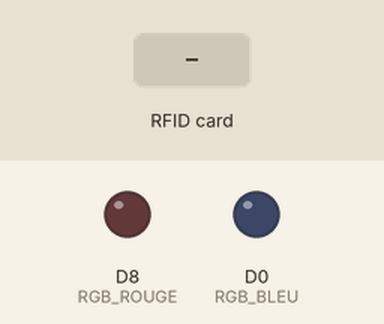
This sketch was run on a simulated ESP8266 (NodeMCU). On the bench: output pins drawn as LEDs (lit = HIGH). Inputs (shaded band) come from the test bench. What the sketch prints to the serial monitor is not drawn.

Above: at 1.2 s.
1.3 s: RFID card F9 97 94 A3 held to the reader
At 1.6 s:
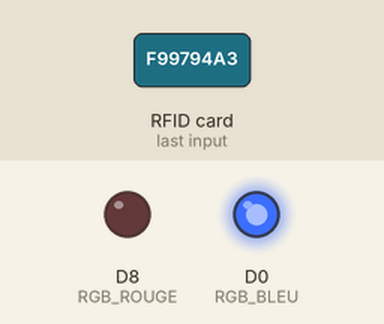
4.3 s: RFID card 7A A3 AD 15 held to the reader
At 5.4 s:
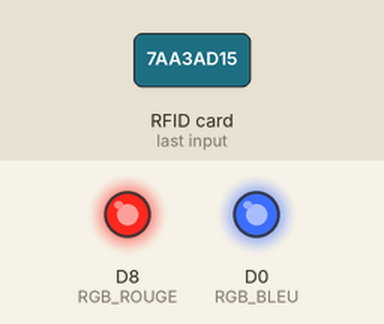
7.3 s: RFID card 5E 7A 19 C4 held to the reader
At 8.0 s:
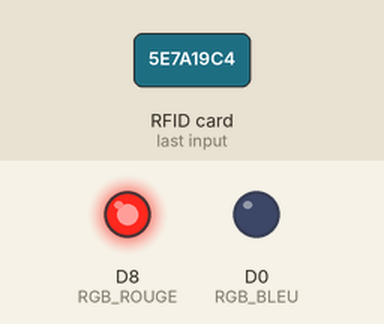
Timing chart, 0 to 10.8 s (numbered marks = the images above; inputs shaded):
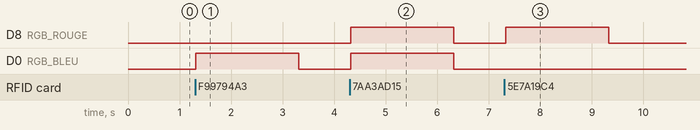

Measured:
- after the input at 1.3 s, D0 (RGB_BLEU): LOW → HIGH at once, → LOW 2.0 s later
- after the input at 4.3 s, D8 (RGB_ROUGE), D0 (RGB_BLEU): LOW → HIGH at once, → LOW 2.0 s later
- after the input at 7.3 s, D8 (RGB_ROUGE): LOW → HIGH at once, → LOW 2.0 s later

The sketch:

rfid.ino
```cpp
#include <SPI.h>
#include <MFRC522.h>

// === Broches du RC522 ===
#define SS_PIN D4   // SDA (GPIO2)
#define RST_PIN D3  // RST (GPIO0)

// === LED RGB (cathode commune) ===
#define RGB_ROUGE D8  // GPIO15
#define RGB_BLEU  D0  // GPIO16

MFRC522 mfrc522(SS_PIN, RST_PIN);

// === UIDs autorisés ===
byte uid_bleu[] = {0xF9, 0x97, 0x94, 0xA3};   // Bleu
byte uid_rose[] = {0x7A, 0xA3, 0xAD, 0x15};   // Rose (Rouge + Bleu)

void setup() {
  Serial.begin(115200);
  SPI.begin();
  mfrc522.PCD_Init();

  pinMode(RGB_ROUGE, OUTPUT);
  pinMode(RGB_BLEU, OUTPUT);
  eteindreLED();

  Serial.println("📶 Lecteur RFID prêt. Placez une carte...");
}

void loop() {
  if (!mfrc522.PICC_IsNewCardPresent() || !mfrc522.PICC_ReadCardSerial()) return;

  // Affiche UID détecté
  Serial.print("🔍 UID détecté :");
  for (byte i = 0; i < mfrc522.uid.size; i++) {
    Serial.print(mfrc522.uid.uidByte[i] < 0x10 ? " 0" : " ");
    Serial.print(mfrc522.uid.uidByte[i], HEX);
  }
  Serial.println();

  // Comparaison des UIDs
  if (compareUID(mfrc522.uid.uidByte, uid_bleu, 4)) {
    Serial.println("✅ Badge HOMME reconnu");
    afficherCouleur(false, true);  // Bleu
  }
  else if (compareUID(mfrc522.uid.uidByte, uid_rose, 4)) {
    Serial.println("✅ Badge FEMME reconnu");
    afficherCouleur(true, true);   // Rose = Rouge + Bleu
  }
  else {
    Serial.println("⛔ Badge inconnu");
    afficherCouleur(true, false);  // Rouge seul
  }

  delay(2000);
  eteindreLED();
  mfrc522.PICC_HaltA();
}

// Compare deux UIDs
bool compareUID(byte *uid, byte *ref, byte size) {
  for (byte i = 0; i < size; i++) {
    if (uid[i] != ref[i]) return false;
  }
  return true;
}

// Allume la bonne couleur
void afficherCouleur(bool rouge, bool bleu) {
  digitalWrite(RGB_ROUGE, rouge ? HIGH : LOW);
  digitalWrite(RGB_BLEU,  bleu ? HIGH : LOW);
}

// Éteint les LEDs
void eteindreLED() {
  digitalWrite(RGB_ROUGE, LOW);
  digitalWrite(RGB_BLEU,  LOW);
}
```
